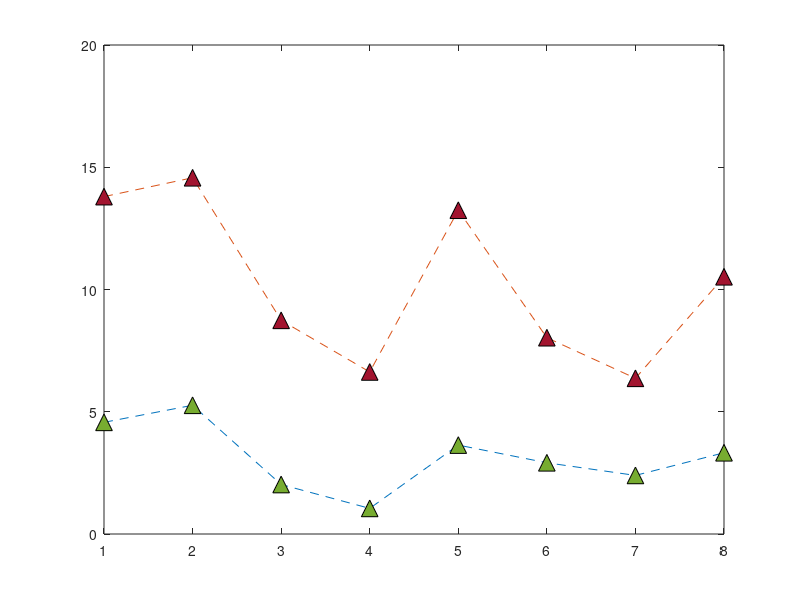

This chart was generated by the following MATLAB code: (Note: this script raises an error after producing the figure.)
clear;
close all;
%AS3959 maximum and average velocity Scrub FDI100 BAL 12.5.

Average_velocity = [4.5675	5.2651	2.0240	1.0477	3.6369	2.9131	2.3963	3.323];
Maximum_velocity = [13.7985	14.5703	8.7396	6.6273	13.2434	8.0292	6.3685	10.5210];


plot([Average_velocity],'^--','MarkerSize',12,'MarkerEdgeColor','black','MarkerFaceColor',[0.4660 0.6740 0.1880]);
hold on
plot([Maximum_velocity],'^--','MarkerSize',12,'MarkerEdgeColor','black','MarkerFaceColor',[0.6350 0.0780 0.1840]);
ax = gca;
ax.XTickLabels = {'Roof','Gutter','Sub-floor','Door','Deck','Window','House back','stairs'};

grid on;


box on
xtickangle(45)
xlabel('Location','FontWeight','bold','FontSize',20,...
    'FontName','Calibri');
ylabel('Flow velocity (ms^{-1})','FontWeight','bold','FontSize',20,...
    'FontName','Calibri');

set(gca,'fontsize',18);

legend('Average flow velocity','Maximum flow velocity')